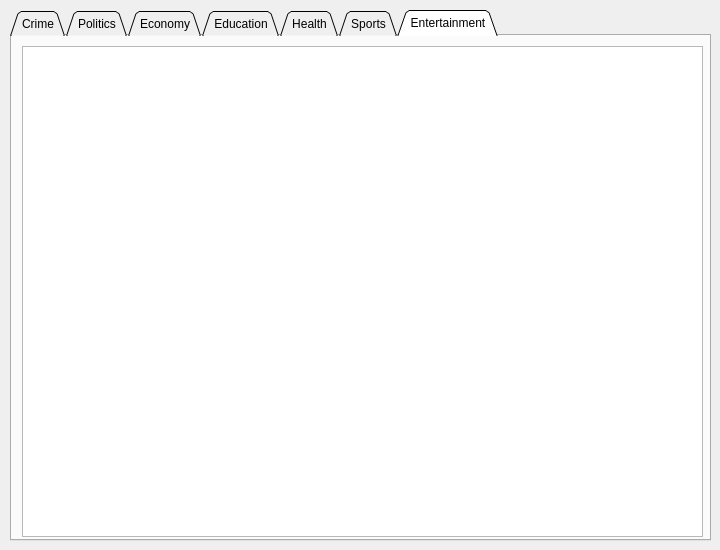
<?xml version="1.0" encoding="UTF-8"?>
<ui version="4.0">
 <class>OutputWindow</class>
 <widget class="QWidget" name="OutputWindow">
  <property name="geometry">
   <rect>
    <x>0</x>
    <y>0</y>
    <width>720</width>
    <height>550</height>
   </rect>
  </property>
  <property name="minimumSize">
   <size>
    <width>720</width>
    <height>550</height>
   </size>
  </property>
  <property name="maximumSize">
   <size>
    <width>720</width>
    <height>550</height>
   </size>
  </property>
  <property name="windowTitle">
   <string>Transcribd</string>
  </property>
  <property name="windowIcon">
   <iconset>
    <normaloff>logotitle.png</normaloff>logotitle.png</iconset>
  </property>
  <property name="styleSheet">
   <string notr="true">background-image: url(:/newPrefix/Background.png);</string>
  </property>
  <widget class="QTabWidget" name="Crime">
   <property name="geometry">
    <rect>
     <x>10</x>
     <y>10</y>
     <width>701</width>
     <height>531</height>
    </rect>
   </property>
   <property name="whatsThis">
    <string>&lt;html&gt;&lt;head/&gt;&lt;body&gt;&lt;p&gt;&lt;br/&gt;&lt;/p&gt;&lt;/body&gt;&lt;/html&gt;</string>
   </property>
   <property name="tabShape">
    <enum>QTabWidget::Triangular</enum>
   </property>
   <property name="currentIndex">
    <number>6</number>
   </property>
   <property name="tabsClosable">
    <bool>false</bool>
   </property>
   <widget class="QWidget" name="tab">
    <attribute name="title">
     <string>Crime</string>
    </attribute>
    <widget class="QTextBrowser" name="textBrowser">
     <property name="geometry">
      <rect>
       <x>10</x>
       <y>10</y>
       <width>681</width>
       <height>491</height>
      </rect>
     </property>
    </widget>
   </widget>
   <widget class="QWidget" name="tab_2">
    <attribute name="title">
     <string>Politics</string>
    </attribute>
    <widget class="QTextBrowser" name="textBrowser_2">
     <property name="geometry">
      <rect>
       <x>10</x>
       <y>10</y>
       <width>681</width>
       <height>491</height>
      </rect>
     </property>
    </widget>
   </widget>
   <widget class="QWidget" name="tab_3">
    <attribute name="title">
     <string>Economy</string>
    </attribute>
    <widget class="QTextBrowser" name="textBrowser_3">
     <property name="geometry">
      <rect>
       <x>10</x>
       <y>10</y>
       <width>681</width>
       <height>491</height>
      </rect>
     </property>
    </widget>
   </widget>
   <widget class="QWidget" name="tab_4">
    <attribute name="title">
     <string>Education</string>
    </attribute>
    <widget class="QTextBrowser" name="textBrowser_4">
     <property name="geometry">
      <rect>
       <x>10</x>
       <y>10</y>
       <width>681</width>
       <height>491</height>
      </rect>
     </property>
    </widget>
   </widget>
   <widget class="QWidget" name="tab_5">
    <attribute name="title">
     <string>Health</string>
    </attribute>
    <widget class="QTextBrowser" name="textBrowser_5">
     <property name="geometry">
      <rect>
       <x>10</x>
       <y>10</y>
       <width>681</width>
       <height>491</height>
      </rect>
     </property>
    </widget>
   </widget>
   <widget class="QWidget" name="tab_6">
    <attribute name="title">
     <string>Sports</string>
    </attribute>
    <widget class="QTextBrowser" name="textBrowser_6">
     <property name="geometry">
      <rect>
       <x>10</x>
       <y>10</y>
       <width>681</width>
       <height>491</height>
      </rect>
     </property>
    </widget>
   </widget>
   <widget class="QWidget" name="tab_7">
    <attribute name="title">
     <string>Entertainment</string>
    </attribute>
    <widget class="QTextBrowser" name="textBrowser_7">
     <property name="geometry">
      <rect>
       <x>10</x>
       <y>10</y>
       <width>681</width>
       <height>491</height>
      </rect>
     </property>
    </widget>
   </widget>
  </widget>
 </widget>
 <resources>
  <include location="Res/Background.qrc"/>
 </resources>
 <connections/>
</ui>
